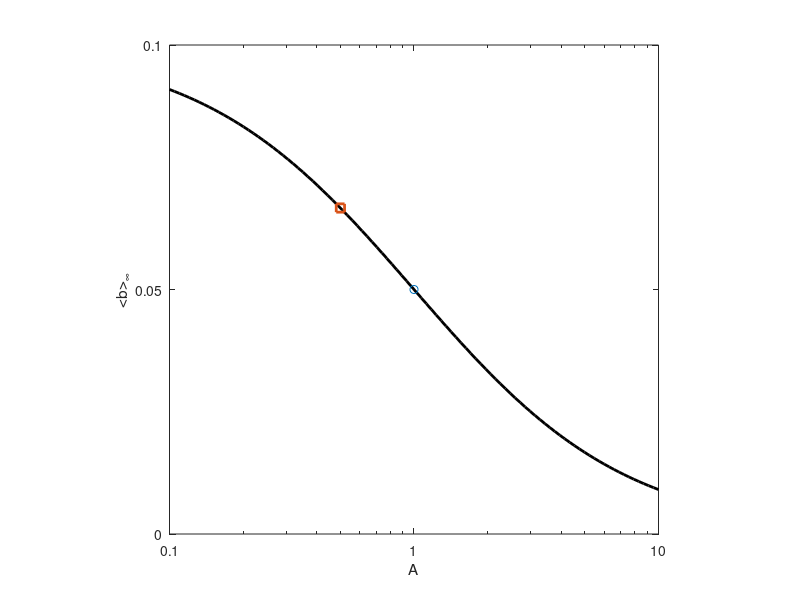
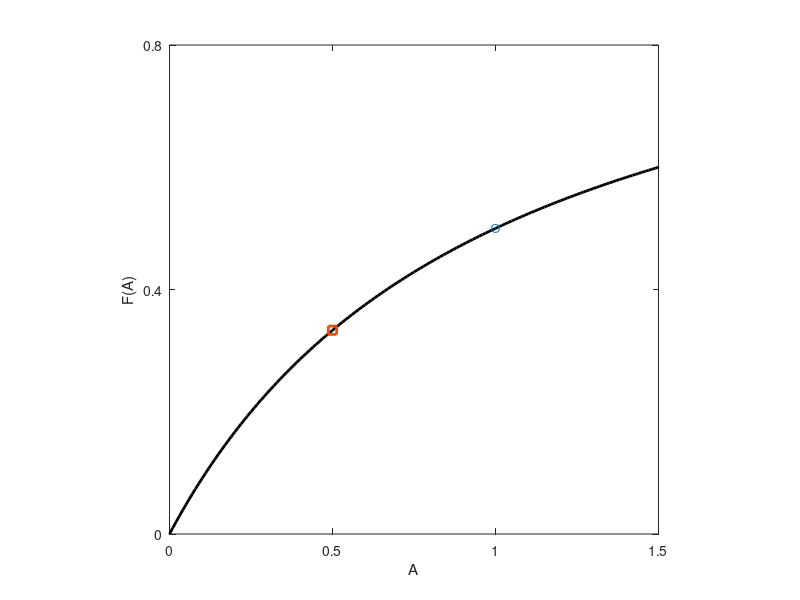
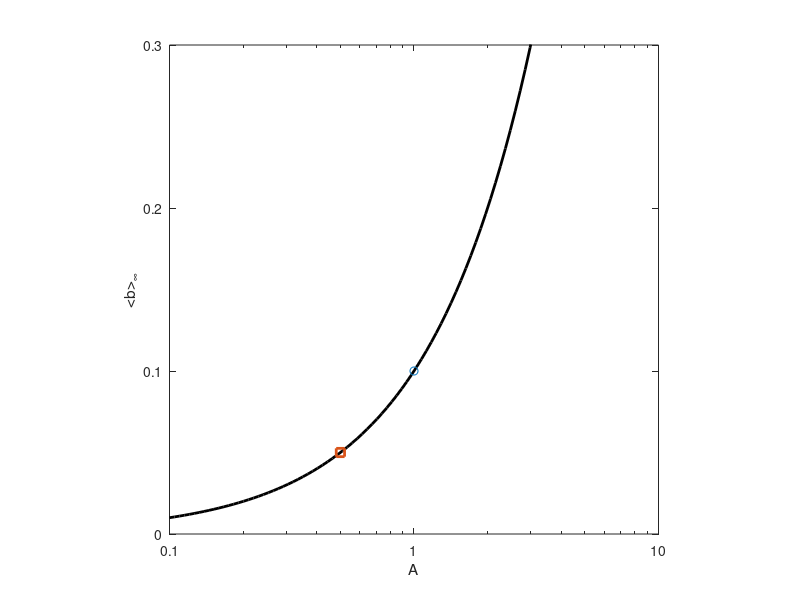
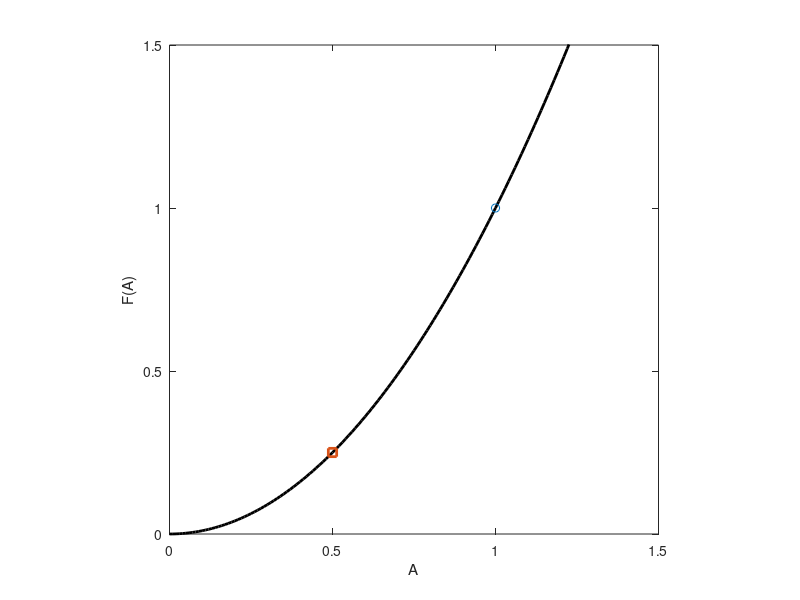

Here is the MATLAB script that generated these plots, in order:
% Fig4-5.m

% This computer code is from "Interpreting Frequency Responses to Dose-Conserved Pulsatile
% Input Signals in Simple Cell Signaling Motifs", by P. Fletcher, F. Clement, A. Vidal,
% J. Tabak, and R. Bertram, PLoS One, 9:e95613, 2014.

function fig4_5_b_model()
% This code reproduces the panels for figures 4 and 5 of
%
% Fletcher PA, Clement F, Vidal A, Tabak J, Bertram R (2014)
% Interpreting Frequency Responses to Dose-Conserved Pulsatile Input
% Signals in Simple Cell Signaling Motifs. PLoS ONE 9(4): e95613.
% doi:10.1371/journal.pone.0095613
%
% Figure 4. The optimal pulse shape depends on the shape of the
% nonlinearity (panels: figures 1-6)
%
% Figure 5. Duration compensated signals yield a flat frequency
% response in the b-model (panels: figures 7,8)


clear;

%Signals parameters
T0=100; d0=10; A0=1; f0=1/T0;
fmax=1/d0;


%% Sublinear

%Michaelis-Menten function
n=1; K=1; Kn=K^n;
F=@(x) x.^n./(x.^n+Kn); 

f=10.^linspace(-3,log10(fmax),100);
T=1./f; 

%amplitude
A=A0*f0./f; d=d0*ones(size(f));
T1=10^2; d1=d0; A1=A0*T1/T0; f1=1/T1;
T2=T1/2; d2=d0; A2=A0*T2/T0; f2=1/T2;

meanb=(F(A).*d+F(0).*(T-d))./T;

% plot <b> vs f
figure(1);
semilogx(A,meanb,'k','linewidth',2); hold on

T=T1; d=d1; A=A1;
meanb1=(F(A).*d+F(0).*(T-d))./T;
T=T2; d=d2; A=A2;
meanb2=(F(A).*d+F(0).*(T-d))./T;

semilogx(A1,meanb1,'o',A2,meanb2,'s','linewidth',2)
xlabel('A')
ylabel('<b>_{\infty}')
AX(1)=gca;
set(gca,'ylim',[0,0.1],'ytick',[0,0.05,0.1],'yticklabel',{'0','0.05','0.1'})
set(gca,'xlim',[10^(-1),10^1],'xtick',[0.1,1,10],'xticklabel',{'0.1','1','10'})
axis square

% plot F(A)
figure(2)

AA=0:0.01:2;
plot(AA,F(AA),'k','linewidth',2); hold on
plot(A1,F(A1),'o',A2,F(A2),'s','linewidth',2)
xlabel('A')
ylabel('F(A)')
AX(2)=gca;
set(gca,'ylim',[0,0.8],'ytick',0:0.4:0.8,'yticklabel',{'0','0.4','0.8'})
set(gca,'xlim',[0,1.5],'xtick',0:0.5:1.5,'xticklabel',{'0','0.5','1','1.5'})
axis square

%% Superlinear

%superlinear
n=2; a=1; %use sign of a for increasing/decreasing
F=@(x) a*x.^n;


f=10.^linspace(-3,log10(fmax),100);
T=1./f; 

%amplitude
A=A0*f0./f; d=d0*ones(size(f));
T1=10^2; d1=d0; A1=A0*T1/T0; f1=1/T1;
T2=T1/2; d2=d0; A2=A0*T2/T0; f2=1/T2;

meanb=(F(A).*d+F(0).*(T-d))./T;

% plot <b> vs f
figure(3)

semilogx(A,meanb,'k','linewidth',2); hold on

T=T1; d=d1; A=A1;
meanb1=(F(A).*d+F(0).*(T-d))./T;
T=T2; d=d2; A=A2;
meanb2=(F(A).*d+F(0).*(T-d))./T;

semilogx(A1,meanb1,'o',A2,meanb2,'s','linewidth',2)
xlabel('A')
ylabel('<b>_{\infty}')
AX(3)=gca;
set(gca,'ylim',[0,0.3],'ytick',0:0.1:0.3,'yticklabel',{'0','0.1','0.2','0.3'})
set(gca,'xlim',[10^(-1),10^1],'xtick',[0.1,1,10],'xticklabel',{'0.1','1','10'})
axis square

% plot F(A) %%%%%%%%%%%%%%
figure(4)

AA=0:0.01:2;
plot(AA,F(AA),'k','linewidth',2); hold on
plot(A1,F(A1),'o',A2,F(A2),'s','linewidth',2)
xlabel('A')
ylabel('F(A)')
AX(4)=gca;
set(gca,'ylim',[0,1.5],'ytick',0:0.5:1.5,'yticklabel',{'0','0.5','1','1.5'})
set(gca,'xlim',[0,1.5],'xtick',0:0.5:1.5,'xticklabel',{'0','0.5','1','1.5'})
axis square


%% Sigmoid

%amplitude
f=10.^linspace(-3,log10(fmax),100);
T=1./f; 
A=A0*f0./f; d=d0*ones(size(f));

%hill function
n=2; K=A0;
F=@(x) x.^n./(x.^n+K^n); 

meanb3=(F(A).*d+F(0).*(T-d))./T;

%some points:
Mult=2;
A1=Mult*K; T1=Mult*T0; d1=d0; f1=1/T1;
A2=K; T2=T0;  d2=d0; f2=1/T2;
A3=K/Mult; T3=T0/Mult; d3=d0;  f3=1/T3;

mean1=(F(A1).*d1+F(0).*(T1-d1))./T1;
mean2=(F(A2).*d2+F(0).*(T2-d2))./T2;
mean3=(F(A3).*d3+F(0).*(T3-d3))./T3;

figure(5)

semilogx(A,meanb3,'k','linewidth',2);hold on
plot(A1,mean1,'bo','linewidth',2)
plot(A2,mean2,'gs','linewidth',2,'color',[0,0.5,0]);
plot(A3,mean3,'rd','linewidth',2)

xlabel('A');
ylabel('<b>_{\infty}');
AX(5)=gca;
set(gca,'ylim',[0,0.06],'ytick',0:0.02:0.06,'yticklabel',{'0','0.02','0.04','0.06'})
set(gca,'xlim',[10^(-1),10^1],'xtick',[0.1,1,10],'xticklabel',{'0.1','1','10'})
axis square


% sigmoidal y-intercept
Fp=@(x) n*Kn.*x.^(n-1)./(Kn+x.^n).^2;
Fpp=@(x) n*Kn.*x.^(n-2).*((n-1)*Kn-(n+1)*x.^n)./(Kn+x.^n).^3;

figure(6)

A=0:0.01:3; maxA=max(A);
y1=F(A);
plot(A,y1,'k','linewidth',2);hold on

x0=K/Mult;
b0=F(x0)-Fp(x0)*x0;
y2=Fp(x0)*A+b0; 
plot(x0,F(x0),'rd','linewidth',2);
plot(A,y2,'r--','linewidth',1);
plot(0,b0,'rd','linewidth',2)
plot([0,maxA],[b0,b0],'r:','linewidth',1)

x0=K;
b0=F(x0)-Fp(x0)*x0;
y2=Fp(x0)*A+b0; 
plot(x0,F(x0),'gs','linewidth',2,'color',[0,0.5,0]);
plot(A,y2,'g--','linewidth',1,'color',[0,0.5,0]);
plot(0,b0,'gs','linewidth',2,'color',[0,0.5,0]);
plot([0,maxA],[b0,b0],'g:','linewidth',1,'color',[0,0.5,0]);

x0=Mult*K;
b0=F(x0)-Fp(x0)*x0;
y2=Fp(x0)*A+b0; 
plot(x0,F(x0),'bo','linewidth',2);
plot(A,y2,'b--','linewidth',1);
plot(0,b0,'bo','linewidth',2)
plot([0,maxA],[b0,b0],'b:','linewidth',1)

set(gca,'ylim',[-.15,1])
set(gca,'ytick',0:0.5:1)
xlabel('A');
ylabel('F(A)')

AX(6)=gca;
set(gca,'xlim',[0,3])
set(gca,'ylim',[-0.2,1],'ytick',0:0.5:1,'yticklabel',{'0','0.5','1'})
axis square


%% Show that duration compensation doesn't work - Sigmoid

%amplitude
f=10.^linspace(-3,-1,100);
T=1./f; 
A=A0*ones(size(f)); d=d0*f0./f;

%hill function
n=2; K=1;
F=@(x) x.^n./(x.^n+K^n); 

meanb3=(F(A0).*d+F(0).*(T-d))./T;

%one point
T1=200; d1=d0*T1/T0; f1=1/T1; A1=A0;
T2=50; d2=d0*T2/T0; f2=1/T2; A2=A0;

mean1=(F(A0).*d1+F(0).*(T2-d1))./T1;
mean2=(F(A0).*d2+F(0).*(T2-d2))./T2;

AA=0:0.01:4;
FA=F(AA);

% subplot(1,2,1)
figure(7)

semilogx(f,meanb3,'k','linewidth',2);hold on
plot(f1,mean1,'o','linewidth',2)
plot(f2,mean2,'s','color',[0,0.5,0],'linewidth',2)
xlabel('f');
ylabel('<b>_{\infty}');
AX(7)=gca;
set(gca,'ylim',[0,0.1],'ytick',0:0.05:0.1,'yticklabel',{'0','0.05','0.1'})
set(gca,'xlim',[1e-3,1e-1],'xtick',[0.001,0.01,0.1],'xticklabel',{'0.001','0.01','0.1'})
axis square

% subplot(1,2,2)
figure(8)

plot(AA,FA,'k','linewidth',2);hold on
plot([K;K],[F(K);F(K)],'bo','linewidth',2)
plot([K;K],[F(K);F(K)],'s','color',[0,0.5,0],'linewidth',2)
xlabel('A');
ylabel('F(A)');
AX(8)=gca;
set(gca,'xlim',[0,2])
set(gca,'ylim',[0,1],'ytick',0:0.5:1,'yticklabel',{'0','0.5','1'})
axis square

%% format and save as eps
% 
% set(AX,'fontsize',18) %axis ticks
% set(findall(AX,'type','text'),'fontsize',18) %axis labels, etc.
% 
% FIG=1:8;
% set(FIG,'units','inches','position',[0.25,0.25,4,4]);
% % set(FIG,'paperunits','inches','paperposition',[0.25,0.25,4,4]);
% % set(FIG,'units','inches','outerposition',[0.2,0.2,4,4]);
% set(FIG,'color','w','paperpositionmode','auto');
% 
% POS=get(AX(1),'position'); %get axis dimensions of figure 1
% set(AX,'position',POS) %set all axes to same dimensions
% 
% fnames={'sublin_bA','sublin_FA','superlin_bA','superlin_FA',...
%     'sigmoid_bA','sigmoid_FA','sigmoid_dur_bf','sigmoid_dur_FA'};
% 
% for i=1:8
% %     print(i,'-depsc2','-painters',fnames{i});  %less white space
%     print(i,'-depsc2','-painters','-loose',fnames{i}); %more white space (full 4x4 in)
% end
%
% fix_lines('sigmoid_FA.eps')
